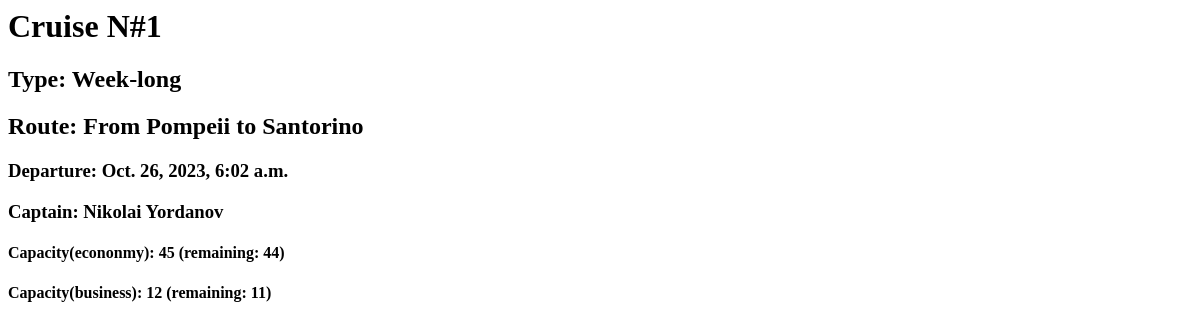
Page /cuise/details/1 on the earlier database version.
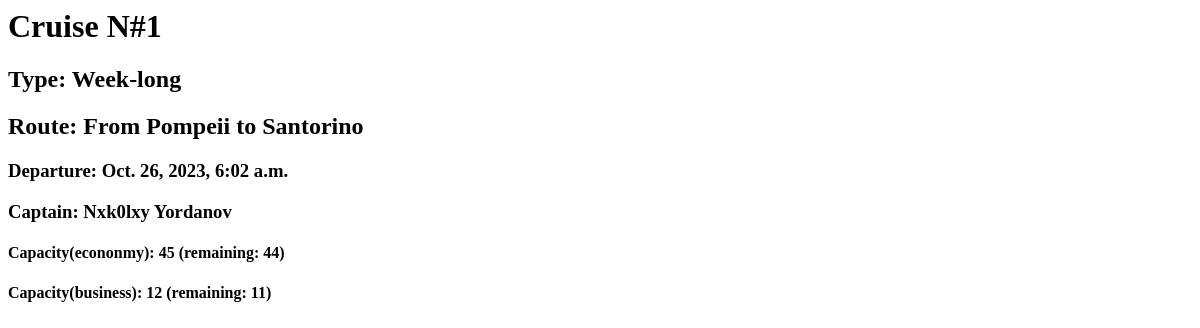
Same page on the later database version.
### main/models.py (models this page shows, shortened)
class Cruise(models.Model):
    CRUISE_TYPES = [
        ("Week-long", "Week-long"),
        ("Day-long", "Day-long")
    ]
    from_location = models.ForeignKey(CruiseLocation, related_name="from-location+", on_delete=models.CASCADE)
    to_location = models.ForeignKey(CruiseLocation, related_name="to-location+", on_delete=models.CASCADE)
    departure_date_time = models.DateTimeField()
    type = models.CharField(
        max_length=9,
        choices=CRUISE_TYPES
    )
    captain_name = models.ForeignKey(Captain, on_delete=models.CASCADE)
    econ_total_capacity = models.IntegerField()
    business_total_capacity = models.IntegerField()

class Captain(models.Model):
    name = models.CharField(
        max_length=30
    )
    surname = models.CharField(
        max_length=30
    )
    def __str__(self):
        return f'{self.name} {self.surname}'

class CruiseLocation(models.Model):
    name = models.CharField(null=True, blank=True, max_length=15)
    def __str__(self):
        return self.name

### main/views_dir/cruise.py (the view)
# urls.py: path("details/<int:pk>", CruiseDetailView.as_view(), name="cruise_details"),
class CruiseDetailView(DetailView):
    model = Cruise
    template_name = "./cruise_views/cruise_details.html"
    context_object_name = 'cruise'
    def get_context_data(self, **kwargs):
        cruise = Cruise.objects.filter(id=self.object.id)
        ctx = super().get_context_data(**kwargs)
        ctx.update({
            'econ_cc': cruise[0].econ_total_capacity - len(Reservation.objects.filter(cruise_id=self.object.id).filter(ticket_type="Economy")),
            'bus_cc': cruise[0].business_total_capacity - len(Reservation.objects.filter(cruise_id=self.object.id).filter(ticket_type="Business")),
        })
        return ctx

### templates/cruise_views/cruise_details.html
<h1>Cruise N#{{cruise.id}}</h1>
<h2>Type: {{cruise.type}}</h2>
<h2>Route: From {{cruise.from_location}} to {{cruise.to_location}}</h2>
<h3>Departure: {{cruise.departure_date_time}}</h3>
<h3>Captain: {{cruise.captain_name}}</h3>
<h4>Capacity(econonmy): {{cruise.econ_total_capacity}} (remaining: {{econ_cc}})</h4>
<h4>Capacity(business): {{cruise.business_total_capacity}} (remaining: {{bus_cc}})</h4>

Differences in the rows shown:
changed through a linked row, Cruise "Week-long": captain_name "Nikolai Yordanov" → "Nxk0lxy Yordanov"
